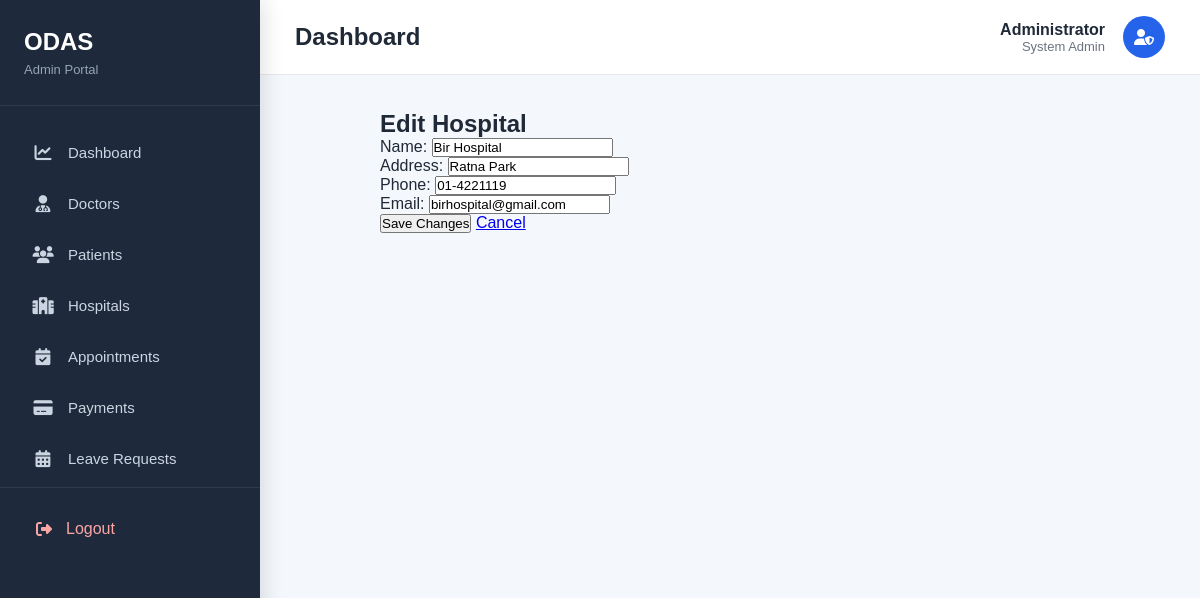
The app's page /admin-dashboard/hospital/10/edit/ (signed in) with its own data.
### hospitals/models.py (models this page shows, shortened)
class Hospital(models.Model):
    hospital_id = models.AutoField(primary_key=True)
    name = models.CharField(max_length=100)
    address = models.CharField(max_length=200)
    phone = models.CharField(max_length=100)
    email = models.EmailField(unique=True)

### admin_dashboard/views.py (the view)
@login_required
def edit_hospital(request, hospital_id):
    hospital = get_object_or_404(
        Hospital,
        hospital_id=hospital_id
    )
    if request.method == "POST":
        form = HospitalForm(
            request.POST,
            instance=hospital
        )
        if form.is_valid():
            form.save()
            messages.success(
                request,
                "Hospital updated successfully."
            )
            return redirect("admin_hospitals")
    else:
        form = HospitalForm(instance=hospital)
    return render(
        request,
        "admin_dashboard/hospital_form.html",
        {
            "form": form,
            "title": "Edit Hospital",
            "button": "Save Changes",
        },
    )

### admin_dashboard/forms.py
class HospitalForm(forms.ModelForm):
    class Meta:
        model = Hospital
        fields = [
            "name",
            "address",
            "phone",
            "email",
        ]
        widgets = {
            "name": forms.TextInput(
                attrs={"class": "form-control"}
            ),
            "address": forms.TextInput(
                attrs={"class": "form-control"}
            ),
            "phone": forms.TextInput(
                attrs={"class": "form-control"}
            ),
            "email": forms.EmailInput(
                attrs={"class": "form-control"}
            ),
        }

### doctors/context_processors.py (called while the page is built)
def doctor_context(request):
    if request.user.is_authenticated:
        try:
            doctor = Doctor.objects.get(user=request.user)
            return {"doctor": doctor}
        except Doctor.DoesNotExist:
            pass
    return {}

### admin_dashboard/templates/admin_dashboard/hospital_form.html (shortened to what this page needs)
{% extends "admin_dashboard/base.html" %}
{% block content %}
<div class="container" style="max-width:700px;margin:auto;">
    <h2>{{ title }}</h2>
    <form method="POST">
        {{ form.as_p }}
        <button class="btn btn-primary">
            {{ button }}
        </button>
        <a
            href="{% url 'admin_hospitals' %}"
            class="btn btn-secondary">
            Cancel
        </a>
    </form>
</div>
{% endblock %}

### admin_dashboard/templates/admin_dashboard/base.html (style rules this page uses)
* { margin:0; padding:0; box-sizing:border-box; }
body { font-family:Arial, Helvetica, sans-serif; background:#f4f7fb; color:#1f2937; }

### records on screen
Hospital: name "Bir Hospital", address "Ratna Park", phone "01-4221119", email "birhospital@gmail.com"

### other values on screen
{{ title }} "Edit Hospital"
{{ button }} "Save Changes"
